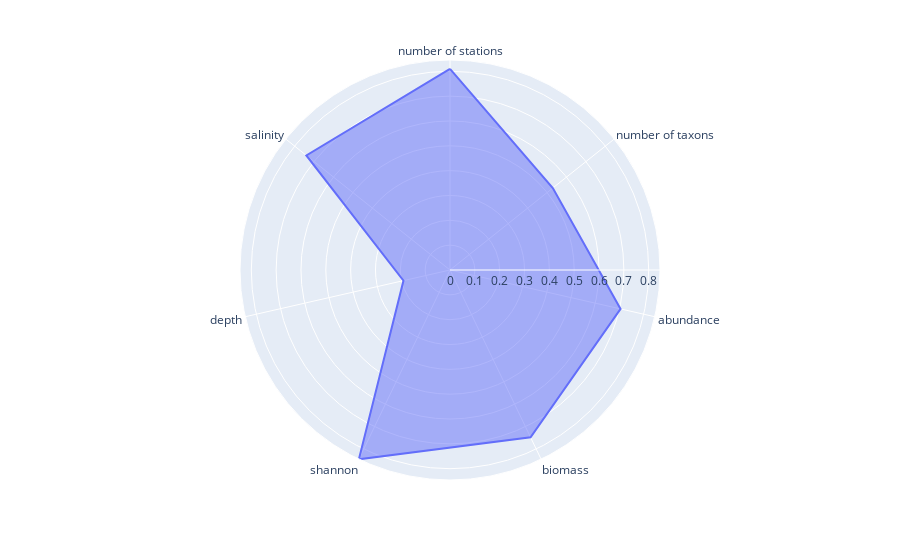

Source (notebook cell):
### Code cell
# make single plot
fig = px.line_polar(d3, r='Portlandia', theta='theta', line_close=True)
fig.update_traces(fill='toself')
fig.show()

### Figure 1 — Plotly figure (JSON) as saved in the notebook; plotly's stock layout.template omitted (floating-point values rounded to 4 significant figures)
{"data": [{"fill": "toself", "hovertemplate": "Portlandia=%{r}<br>theta=%{theta}<extra></extra>", "legendgroup": "", "line": {"color": "#636efa", "dash": "solid"}, "marker": {"symbol": "circle"}, "mode": "lines", "name": "", "r": [0.8095, 0.5294, 0.7044, 0.7476, 0.8455, 0.1921, 0.7399, 0.8095], "showlegend": false, "subplot": "polar", "theta": ["number of stations", "number of taxons", "abundance", "biomass", "shannon", "depth", "salinity", "number of stations"], "type": "scatterpolar"}], "layout": {"legend": {"tracegroupgap": 0}, "margin": {"t": 60}, "polar": {"angularaxis": {"direction": "clockwise", "rotation": 90}, "domain": {"x": [0, 1], "y": [0, 1]}}}}
